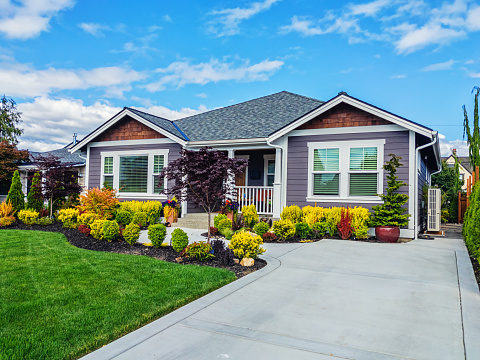
#> input picture Task 4 Image to Pencil Sketch/image.jpg, 480 x 360 px, found by its file name
$ jupyter execute 'Image to Pencil Sketch.ipynb'   (shell and % lines are left out)
#> lines starting #> are read from the running program, lines starting #| are printed output that depends on the picture
[cell 1]
import numpy as np
import matplotlib.pyplot as plt
import cv2

[cell 2]
img = cv2.imread(r'C:\\Users\\ASTHA MODI\\Downloads\\image.jpg')
#> img is the input picture: shape (360, 480, 3); mean B, G, R 153.3, 153.8, 120.8
cv2.imshow('Image',img)
cv2.waitKey(0)

[cell 3]
gray_image = cv2.cvtColor(img, cv2.COLOR_BGR2GRAY)
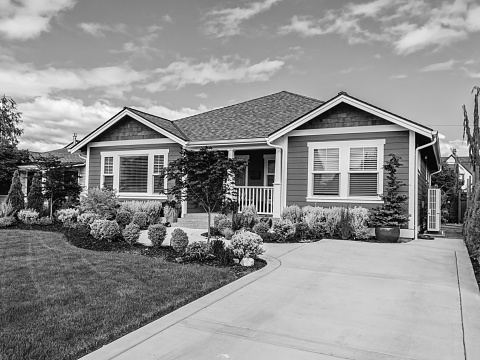
#> gray_image: shape (360, 480); min 0, max 255, mean 143.9
cv2.imshow("New Image", gray_image)
cv2.waitKey(0)

[cell 4]
inverted_image = 255 - gray_image
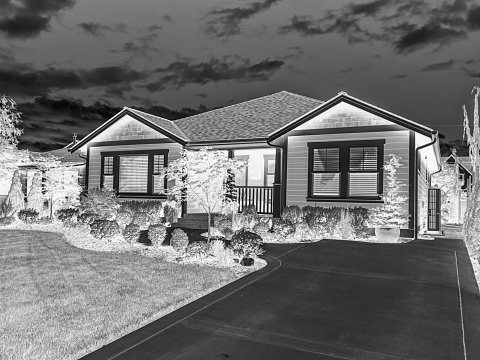
#> inverted_image: shape (360, 480); min 0, max 255, mean 111.1
cv2.imshow("Inverted", inverted_image)
cv2.waitKey()

[cell 5]
blurred = cv2.GaussianBlur(inverted_image, (21, 21), 0)
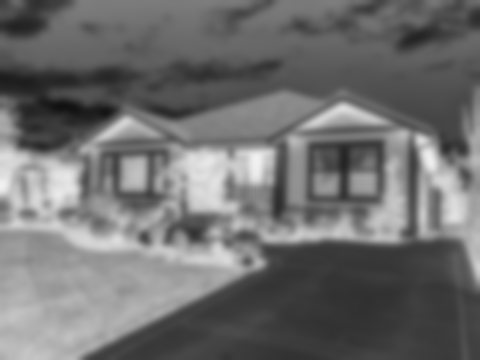
#> blurred: shape (360, 480); min 16, max 242, mean 111.1

[cell 6]
inverted_blurred = 255 - blurred
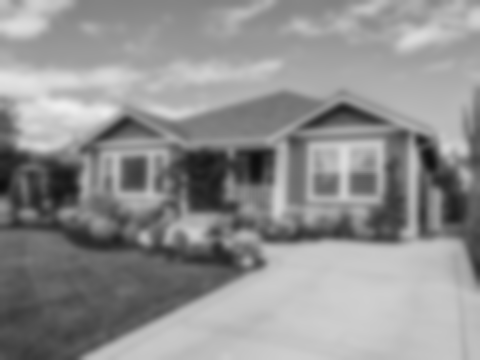
#> inverted_blurred: shape (360, 480); min 13, max 239, mean 143.9
pencil_sketch = cv2.divide(gray_image, inverted_blurred, scale=256.0)
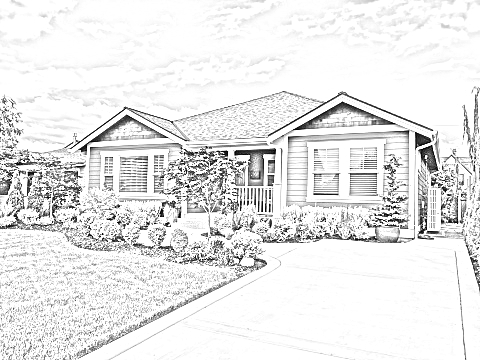
#> pencil_sketch: shape (360, 480); min 0, max 255, mean 232.5
cv2.imshow("Sketch", pencil_sketch)
cv2.waitKey(0)
